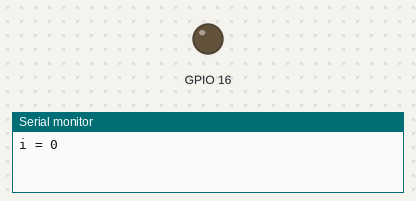
A sketch run on a simulated ESP32. Parts: output pins drawn as LEDs (lit = HIGH), the last lines printed to the serial monitor.

Above: at 0.05 s.
At 2.6 s:
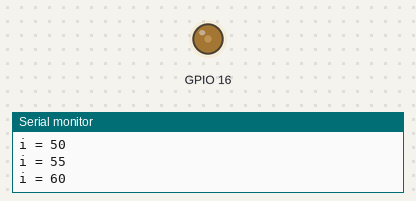
At 5.2 s:
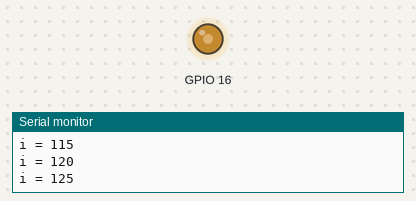
At 10.4 s:
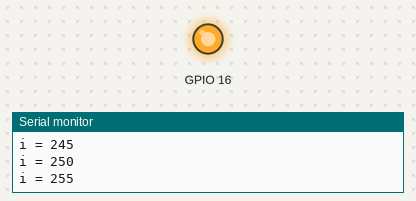
Timing chart, 0 to 13.5 s (numbered marks = the images above):
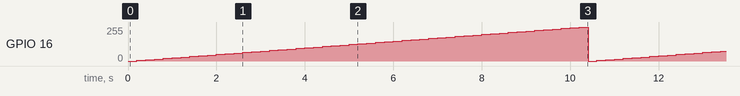

Measured:
- by itself, GPIO 16: ramps from 0/255 to 255/255 and jumps back, once every 10.4 s

The sketch:

ch2_3_2.ino
```cpp
//Generated Date: Sun, 02 Jun 2024 03:28:54 GMT


void setup()
{
  Serial.begin(115200);


  ledcSetup(1, 5000, 8);
  ledcAttachPin(16, 1);
}

void loop()
{
  for (int i = 0; i <= 255; i += 5) {
    Serial.println((String("i = ")+String(i)));
    ledcWrite(1, i);
    delay(200);
  }
}
```
